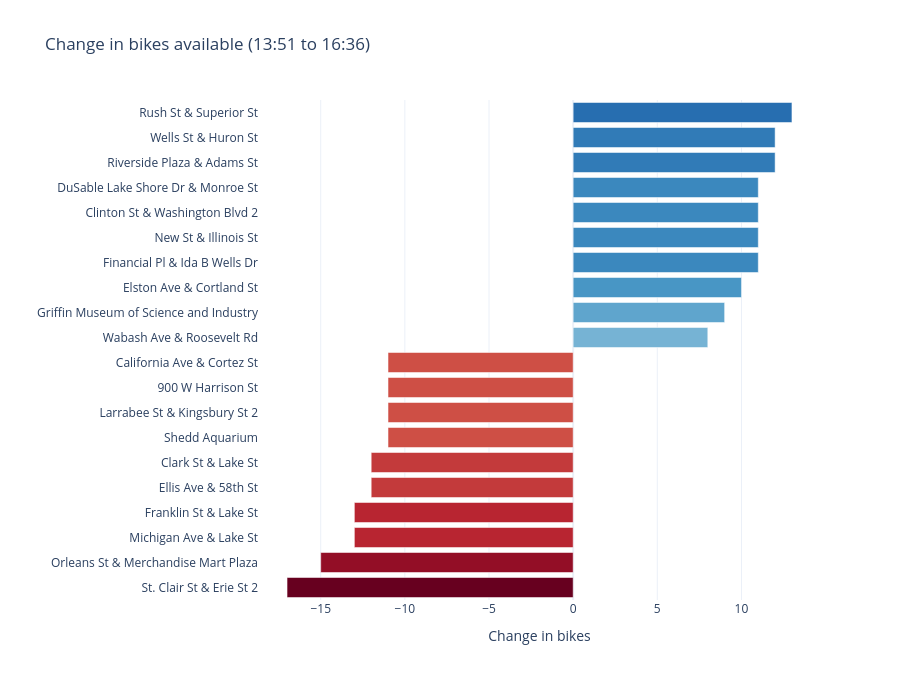

Source (notebook cell):
### Markdown cell above
## Which stations changed the most today?
First vs latest snapshot. Negative = draining (needs bikes), positive = filling (can donate).

### Code cell
delta = q("""
WITH ordered AS (
  SELECT station_id, name, capacity, num_bikes_available,
         row_number() OVER (PARTITION BY station_id ORDER BY ingest_ts ASC)  AS rn_first,
         row_number() OVER (PARTITION BY station_id ORDER BY ingest_ts DESC) AS rn_last
  FROM bike_db.v_station_health
  WHERE dt = '{today}' AND capacity >= {min_cap} AND {real}
)
SELECT f.name, l.num_bikes_available - f.num_bikes_available AS delta
FROM ordered f JOIN ordered l ON f.station_id = l.station_id
WHERE f.rn_first = 1 AND l.rn_last = 1
""", "drained")

window = f"{trend['snapshot_time'].min():%H:%M} to {trend['snapshot_time'].max():%H:%M}"
top = pd.concat([delta.nsmallest(10, "delta"), delta.nlargest(10, "delta")]).drop_duplicates("name")
top = top[top["delta"] != 0].sort_values("delta")
if top.empty:
    print("No change yet. Let the pipeline collect more snapshots.")
else:
    fig = px.bar(top, x="delta", y="name", orientation="h", color="delta", template=TEMPLATE,
                 color_continuous_scale="RdBu", color_continuous_midpoint=0, height=max(300, 28 * len(top) + 120),
                 labels={"delta": "Change in bikes", "name": ""}, title=f"Change in bikes available ({window})")
    fig.update_coloraxes(showscale=False)
    fig.show()

### Figure 1 — Plotly figure (JSON) as saved in the notebook; plotly's stock layout.template omitted (floating-point values rounded to 4 significant figures)
{"data": [{"hovertemplate": "Change in bikes=%{marker.color}<br>=%{y}<extra></extra>", "legendgroup": "", "marker": {"color": [-17, -15, -13, -13, -12, -12, -11, -11, -11, -11, 8, 9, 10, 11, 11, 11, 11, 12, 12, 13], "coloraxis": "coloraxis", "pattern": {"shape": ""}}, "name": "", "orientation": "h", "showlegend": false, "textposition": "auto", "type": "bar", "x": [-17, -15, -13, -13, -12, -12, -11, -11, -11, -11, 8, 9, 10, 11, 11, 11, 11, 12, 12, 13], "xaxis": "x", "y": ["St. Clair St & Erie St 2", "Orleans St & Merchandise Mart Plaza", "Michigan Ave & Lake St", "Franklin St & Lake St", "Ellis Ave & 58th St", "Clark St & Lake St", "Shedd Aquarium", "Larrabee St & Kingsbury St 2", "900 W Harrison St", "California Ave & Cortez St", "Wabash Ave & Roosevelt Rd", "Griffin Museum of Science and Industry", "Elston Ave & Cortland St", "Financial Pl & Ida B Wells Dr", "New St & Illinois St", "Clinton St & Washington Blvd 2", "DuSable Lake Shore Dr & Monroe St", "Riverside Plaza & Adams St", "Wells St & Huron St", "Rush St & Superior St"], "yaxis": "y"}], "layout": {"barmode": "relative", "coloraxis": {"autocolorscale": false, "cmid": 0, "colorbar": {"title": {"text": "Change in bikes"}}, "colorscale": [[0, "rgb(103,0,31)"], [0.1, "rgb(178,24,43)"], [0.2, "rgb(214,96,77)"], [0.3, "rgb(244,165,130)"], [0.4, "rgb(253,219,199)"], [0.5, "rgb(247,247,247)"], [0.6, "rgb(209,229,240)"], [0.7, "rgb(146,197,222)"], [0.8, "rgb(67,147,195)"], [0.9, "rgb(33,102,172)"], [1, "rgb(5,48,97)"]], "showscale": false}, "height": 680, "legend": {"tracegroupgap": 0}, "title": {"text": "Change in bikes available (13:51 to 16:36)"}, "xaxis": {"anchor": "y", "domain": [0, 1], "title": {"text": "Change in bikes"}}, "yaxis": {"anchor": "x", "domain": [0, 1], "title": {"text": ""}}}}
